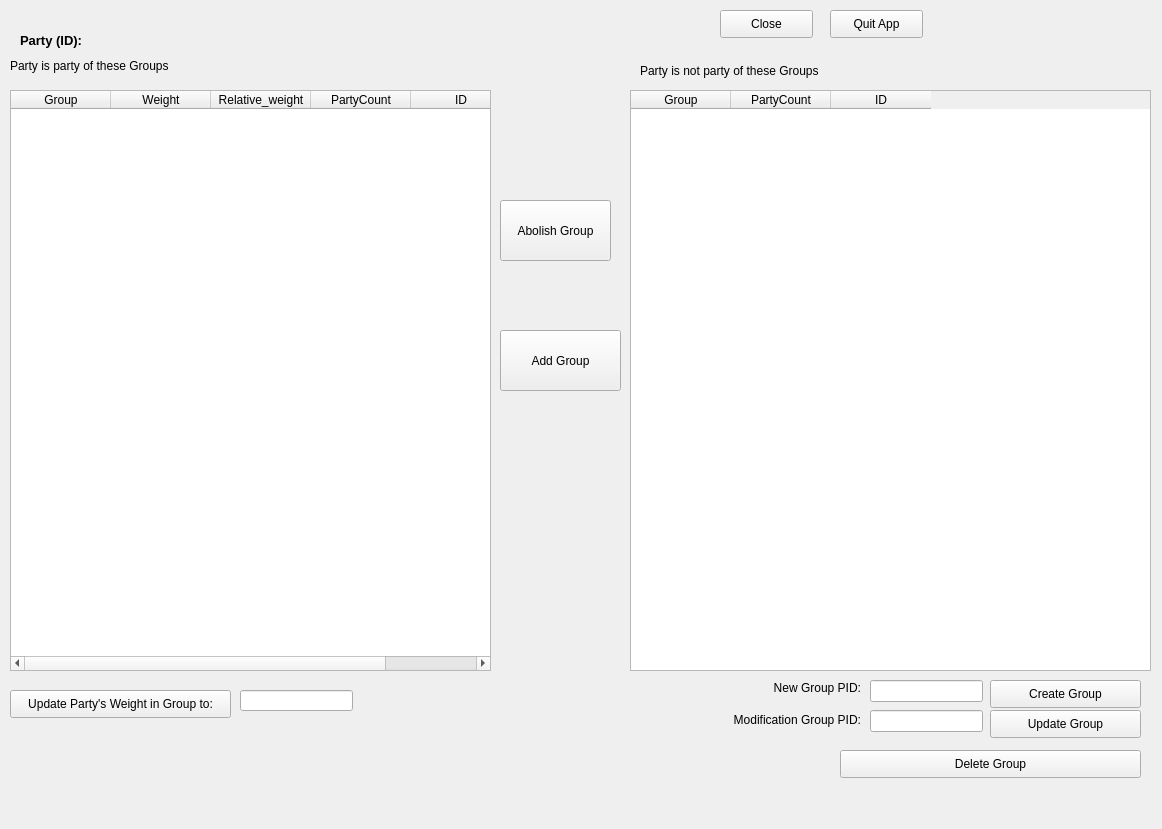
<?xml version="1.0" encoding="UTF-8"?>
<ui version="4.0">
 <class>Form</class>
 <widget class="QWidget" name="Form">
  <property name="geometry">
   <rect>
    <x>0</x>
    <y>0</y>
    <width>1162</width>
    <height>829</height>
   </rect>
  </property>
  <property name="windowkind">
   <string>Form</string>
  </property>
  <widget class="QPushButton" name="bd_add_button">
   <property name="geometry">
    <rect>
     <x>500</x>
     <y>330</y>
     <width>121</width>
     <height>61</height>
    </rect>
   </property>
   <property name="text">
    <string>Add Group</string>
   </property>
  </widget>
  <widget class="QPushButton" name="bd_abolish_button">
   <property name="geometry">
    <rect>
     <x>500</x>
     <y>200</y>
     <width>111</width>
     <height>61</height>
    </rect>
   </property>
   <property name="text">
    <string>Abolish Group</string>
   </property>
  </widget>
  <widget class="QLabel" name="label">
   <property name="geometry">
    <rect>
     <x>10</x>
     <y>45</y>
     <width>281</width>
     <height>41</height>
    </rect>
   </property>
   <property name="text">
    <string>Party is party of these Groups</string>
   </property>
   <property name="wordWrap">
    <bool>true</bool>
   </property>
  </widget>
  <widget class="QLabel" name="label_2">
   <property name="geometry">
    <rect>
     <x>640</x>
     <y>50</y>
     <width>281</width>
     <height>41</height>
    </rect>
   </property>
   <property name="text">
    <string>Party is not party of these Groups</string>
   </property>
   <property name="wordWrap">
    <bool>true</bool>
   </property>
  </widget>
  <widget class="QLabel" name="source_party">
   <property name="geometry">
    <rect>
     <x>20</x>
     <y>30</y>
     <width>561</width>
     <height>20</height>
    </rect>
   </property>
   <property name="font">
    <font>
     <pointsize>10</pointsize>
     <weight>75</weight>
     <bold>true</bold>
    </font>
   </property>
   <property name="text">
    <string>Party (ID): </string>
   </property>
  </widget>
  <widget class="QTableWidget" name="bd_party_yes">
   <property name="geometry">
    <rect>
     <x>10</x>
     <y>90</y>
     <width>481</width>
     <height>581</height>
    </rect>
   </property>
   <column>
    <property name="text">
     <string>Group</string>
    </property>
   </column>
   <column>
    <property name="text">
     <string>Weight</string>
    </property>
   </column>
   <column>
    <property name="text">
     <string>Relative_weight</string>
    </property>
   </column>
   <column>
    <property name="text">
     <string>PartyCount</string>
    </property>
   </column>
   <column>
    <property name="text">
     <string>ID</string>
    </property>
   </column>
  </widget>
  <widget class="QTableWidget" name="bd_party_no">
   <property name="geometry">
    <rect>
     <x>630</x>
     <y>90</y>
     <width>521</width>
     <height>581</height>
    </rect>
   </property>
   <column>
    <property name="text">
     <string>Group</string>
    </property>
   </column>
   <column>
    <property name="text">
     <string>PartyCount</string>
    </property>
   </column>
   <column>
    <property name="text">
     <string>ID</string>
    </property>
   </column>
  </widget>
  <widget class="QPushButton" name="close_button">
   <property name="geometry">
    <rect>
     <x>720</x>
     <y>10</y>
     <width>93</width>
     <height>28</height>
    </rect>
   </property>
   <property name="text">
    <string>Close</string>
   </property>
  </widget>
  <widget class="QPushButton" name="quit_button">
   <property name="geometry">
    <rect>
     <x>830</x>
     <y>10</y>
     <width>93</width>
     <height>28</height>
    </rect>
   </property>
   <property name="text">
    <string>Quit App</string>
   </property>
  </widget>
  <widget class="QLineEdit" name="party2group_weight_edit">
   <property name="geometry">
    <rect>
     <x>240</x>
     <y>690</y>
     <width>113</width>
     <height>21</height>
    </rect>
   </property>
  </widget>
  <widget class="QPushButton" name="update_weight_button">
   <property name="geometry">
    <rect>
     <x>10</x>
     <y>690</y>
     <width>221</width>
     <height>28</height>
    </rect>
   </property>
   <property name="text">
    <string>Update Party's Weight in Group to:</string>
   </property>
  </widget>
  <widget class="QPushButton" name="bd_insert_button">
   <property name="geometry">
    <rect>
     <x>990</x>
     <y>680</y>
     <width>151</width>
     <height>28</height>
    </rect>
   </property>
   <property name="text">
    <string>Create Group</string>
   </property>
  </widget>
  <widget class="QLineEdit" name="bd_new_edit">
   <property name="geometry">
    <rect>
     <x>870</x>
     <y>680</y>
     <width>113</width>
     <height>22</height>
    </rect>
   </property>
  </widget>
  <widget class="QPushButton" name="bd_delete_button">
   <property name="geometry">
    <rect>
     <x>840</x>
     <y>750</y>
     <width>301</width>
     <height>28</height>
    </rect>
   </property>
   <property name="text">
    <string>Delete Group</string>
   </property>
  </widget>
  <widget class="QLabel" name="label_3">
   <property name="geometry">
    <rect>
     <x>710</x>
     <y>680</y>
     <width>151</width>
     <height>16</height>
    </rect>
   </property>
   <property name="text">
    <string>New Group PID:</string>
   </property>
   <property name="alignment">
    <set>Qt::AlignRight|Qt::AlignTrailing|Qt::AlignVCenter</set>
   </property>
  </widget>
  <widget class="QLabel" name="label_4">
   <property name="geometry">
    <rect>
     <x>660</x>
     <y>710</y>
     <width>201</width>
     <height>20</height>
    </rect>
   </property>
   <property name="text">
    <string>Modification Group PID:</string>
   </property>
   <property name="alignment">
    <set>Qt::AlignRight|Qt::AlignTrailing|Qt::AlignVCenter</set>
   </property>
  </widget>
  <widget class="QLineEdit" name="bd_update_name_edit">
   <property name="geometry">
    <rect>
     <x>870</x>
     <y>710</y>
     <width>113</width>
     <height>22</height>
    </rect>
   </property>
  </widget>
  <widget class="QPushButton" name="bd_update_button">
   <property name="geometry">
    <rect>
     <x>990</x>
     <y>710</y>
     <width>151</width>
     <height>28</height>
    </rect>
   </property>
   <property name="text">
    <string>Update Group</string>
   </property>
  </widget>
 </widget>
 <resources/>
 <connections/>
</ui>
